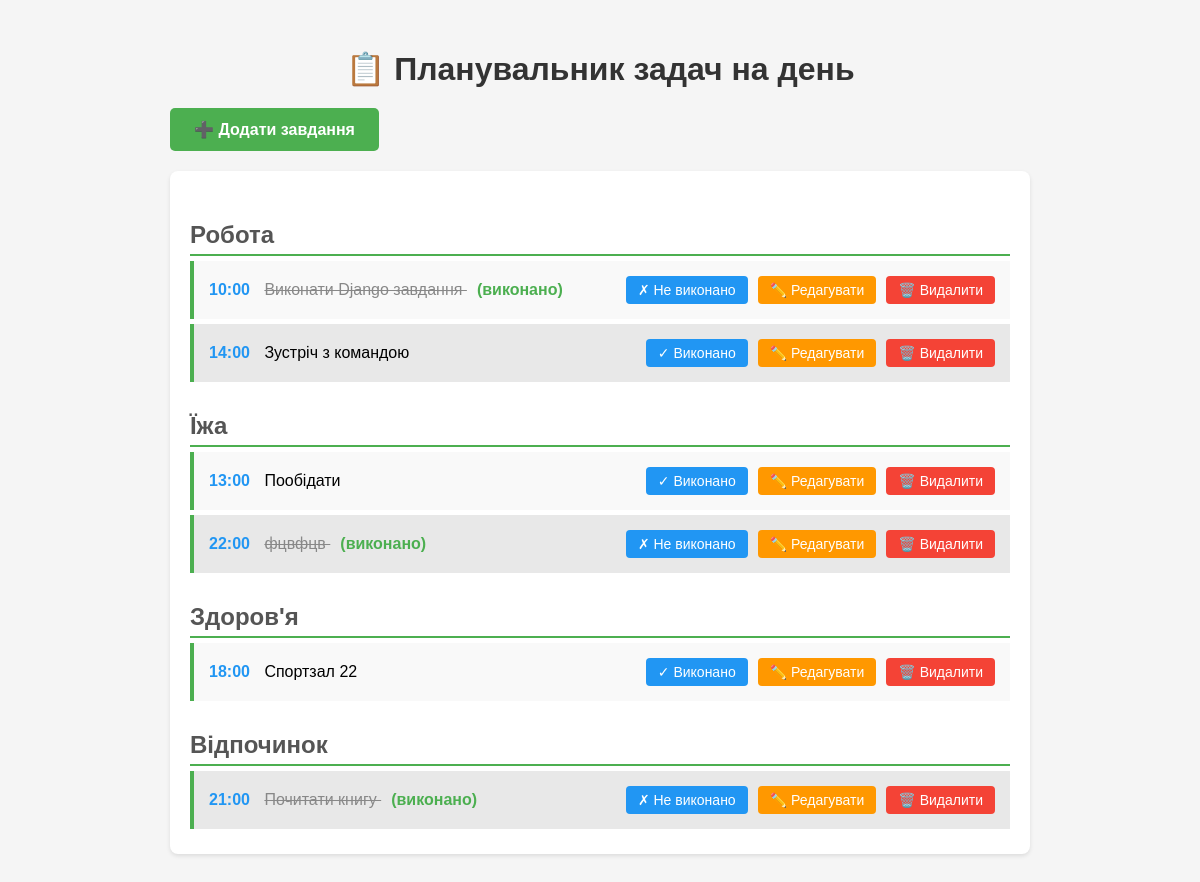
The page / on the database its author committed.
### todo/models.py (models this page shows, shortened)
class Task(models.Model):
    CATEGORY_CHOICES = [
        ('Робота', 'Робота'),
        ('Здоров\'я', 'Здоров\'я'),
        ('Їжа', 'Їжа'),
        ('Відпочинок', 'Відпочинок'),
        ('Навчання', 'Навчання'),
        ('Інше', 'Інше'),
    ]
    title = models.CharField(max_length=200, verbose_name='Назва завдання')
    time = models.TimeField(verbose_name='Час виконання')
    completed = models.BooleanField(default=False, verbose_name='Виконано')
    category = models.CharField(max_length=50, choices=CATEGORY_CHOICES, verbose_name='Категорія')
    created_at = models.DateTimeField(auto_now_add=True)
    class Meta:
        ordering = ['time']
        verbose_name = 'Завдання'
        verbose_name_plural = 'Завдання'

### todo/views.py (the view)
# urls.py: path('', views.task_list, name='task_list'),
def task_list(request):
    tasks = Task.objects.all()
    grouped_tasks = {}
    for task in tasks:
        category = task.category
        if category not in grouped_tasks:
            grouped_tasks[category] = []
        grouped_tasks[category].append(task)
    context = {
        'grouped_tasks': grouped_tasks,
        'tasks': tasks
    }
    return render(request, 'todo/task_list.html', context)

### todo/templates/todo/task_list.html (shortened to what this page needs)
<!DOCTYPE html>
<html lang="uk">
<head>
</head>
<body>
    <h1>📋 Планувальник задач на день</h1>
    <a href="{% url 'task_create' %}" class="add-task-btn">➕ Додати завдання</a>
    <div class="task-list">
        {% if tasks %}
            {% for category, category_tasks in grouped_tasks.items %}
                <h2>{{ category }}</h2>
                <ol>
                    {% for task in category_tasks %}
                        <li class="task-item {% cycle 'row-light' 'row-dark' %}">
                            <div class="task-content">
                                <span class="time">{{ task.time|time:"H:i" }}</span>
                                <span {% if task.completed %}class="completed"{% endif %}>
                                    {{ task.title }}
                                </span>
                                {% if task.completed %}
                                    <span class="completed-label">(виконано)</span>
                                {% endif %}
                            </div>
                            <div class="task-actions">
                                <a href="{% url 'task_toggle' task.pk %}" class="btn-toggle">
                                    {% if task.completed %}✗ Не виконано{% else %}✓ Виконано{% endif %}
                                </a>
                                <a href="{% url 'task_edit' task.pk %}" class="btn-edit">✏️ Редагувати</a>
                                <a href="{% url 'task_delete' task.pk %}" class="btn-delete">🗑️ Видалити</a>
                            </div>
                        </li>
                    {% endfor %}
                </ol>
            {% endfor %}
        {% else %}
            <p class="empty-message">На сьогодні задач немає</p>
        {% endif %}
    </div>
</body>
</html>

### todo/templates/todo/task_list.html (style rules this page uses)
* { margin: 0; padding: 0; box-sizing: border-box; }
body { font-family: Arial, sans-serif; max-width: 900px; margin: 30px auto; padding: 20px; background-color: #f5f5f5; }
h1 { color: #333; text-align: center; margin-bottom: 20px; }
h2 { color: #555; border-bottom: 2px solid #4CAF50; padding-bottom: 5px; margin-top: 30px; }
.add-task-btn { display: inline-block; background-color: #4CAF50; color: white; padding: 12px 24px; text-decoration: none; border-radius: 5px; margin-bottom: 20px; font-weight: bold; transition: background-color 0.3s; }
.task-list { background-color: white; padding: 20px; border-radius: 8px; box-shadow: 0 2px 4px rgba(0,0,0,0.1); }
.task-item { padding: 15px; margin: 5px 0; border-left: 4px solid #4CAF50; display: flex; justify-content: space-between; align-items: center; }
.task-content { flex: 1; }
.task-actions { display: flex; gap: 10px; }
.task-actions a, .task-actions button { padding: 6px 12px; text-decoration: none; border-radius: 4px; font-size: 14px; border: none; cursor: pointer; transition: all 0.3s; }
.btn-toggle { background-color: #2196F3; color: white; }
.btn-edit { background-color: #ff9800; color: white; }
.btn-delete { background-color: #f44336; color: white; }
.row-light { background-color: #f9f9f9; }
.row-dark { background-color: #e8e8e8; }
.completed { text-decoration: line-through; color: #888; }
.completed-label { color: #4CAF50; font-weight: bold; margin-left: 10px; }
.time { font-weight: bold; color: #2196F3; margin-right: 10px; }

### rows shown on the page
Task: category "Робота", time "10:00", title "Виконати Django завдання", completed "(виконано)"
Task: time "14:00", title "Зустріч з командою", completed "✓ Виконано"
Task: category "Їжа", time "13:00", title "Пообідати", completed "✓ Виконано"
Task: time "22:00", title "фцвфцв", completed "(виконано)"
Task: category "Здоров'я", time "18:00", title "Спортзал 22", completed "✓ Виконано"
Task: category "Відпочинок", time "21:00", title "Почитати книгу", completed "(виконано)"
